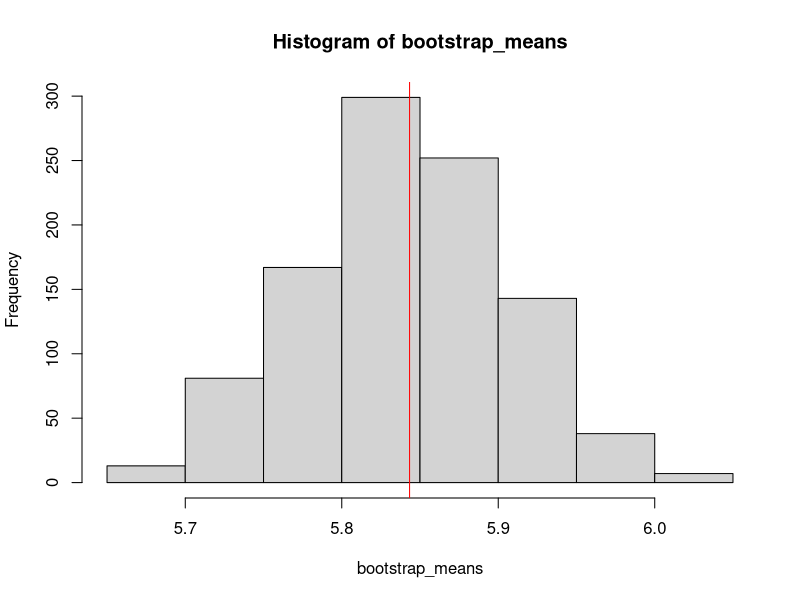
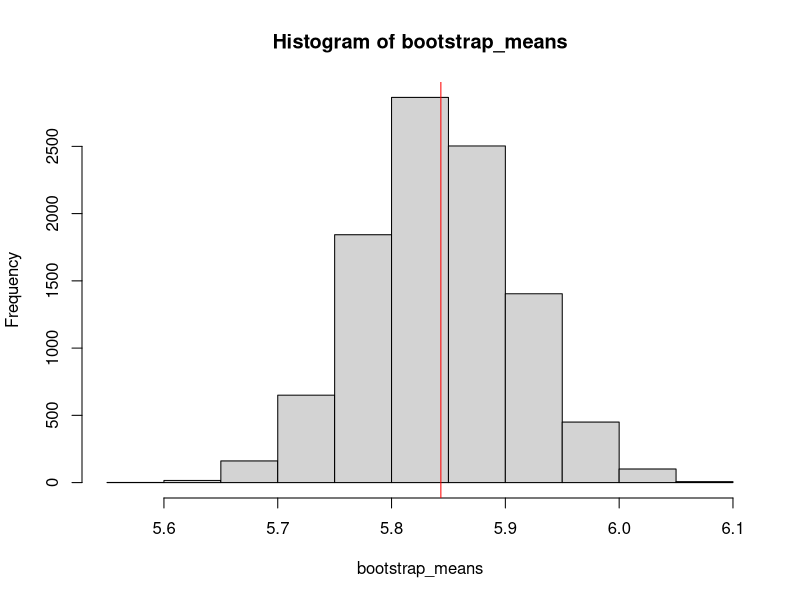
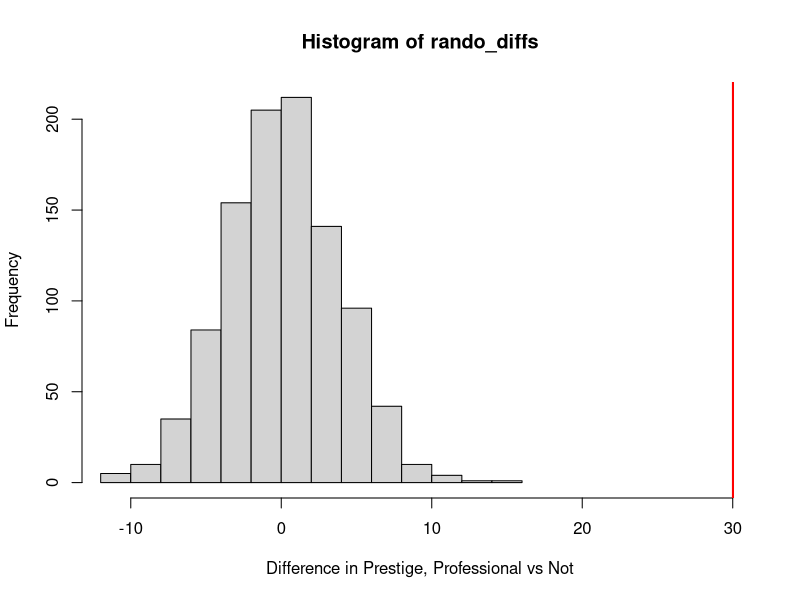

The R source for these figures, in order:
## ---- chunk 1
data(iris)
## ---- chunk 2
bootstrap_means <- rep(NA, 1000)

for(i in 1:length(bootstrap_means)){
  bootstrap_resample <- sample(x = iris$Sepal.Length, size = length(iris$Sepal.Length), replace = TRUE)
  bootstrap_means[i] <- mean(bootstrap_resample)
  
}
hist(bootstrap_means)
abline(v = mean(iris$Sepal.Length), col = 'red')
bootstrap_means
st_error <- sqrt(var(bootstrap_means)/length(iris$Sepal.Length))
mean(iris$Sepal.Length)
## ---- chunk 3
mu <- mean(iris$Sepal.Length)
mu
H_0_value <- 5.5

sd_iris <- sd(iris$Sepal.Length)
n <- length(iris$Sepal.Length)
st_error <- sd_iris/sqrt(n)

t_stat <- (mu-H_0_value)/st_error
t_stat
p_value <- 2*(1 - pnorm(t_stat))
p_value
## ---- chunk 4
H_0_value <- 5.5
bootstrap_means <- rep(NA, 10000)

for(i in 1:length(bootstrap_means)){
  bootstrap_resample <- sample(x = iris$Sepal.Length, size = length(iris$Sepal.Length), replace = TRUE)
  bootstrap_means[i] <- mean(bootstrap_resample)
  
}
hist(bootstrap_means)
abline(v = mean(iris$Sepal.Length), col = 'red')

mu <- mean(bootstrap_means)
H_0_value <- 5.5

sd_bootstrap <- sd(bootstrap_means)
n <- length(iris$Sepal.Length)
st_error_bootstrap <- sd_bootstrap/sqrt(n)


t_stat <- abs(mu-H_0_value)/st_error
p_value <- 2*(1 - pnorm(t_stat))
p_value
## ---- chunk 5
model_1 <- summary(lm(Petal.Length~Petal.Width, data = iris))
model_1
## ---- chunk 6
model_1 <- summary(lm(Petal.Length~Petal.Width, data = iris))
model_1$coefficients

beta <- model_1$coefficients["Petal.Width", "Estimate"]
std_error <- model_1$coefficients["Petal.Width", "Std. Error"]

t_stat <- beta/std_error
p_value <- 2*(1 - pnorm(t_stat))

p_value
p_value_alt <- model_1$coefficients["Petal.Width", "Pr(>|t|)"]
p_value_alt
## ---- chunk 7
H_0_value <- 0
bootstrap_coefficients <- rep(NA, 10000)

for(i in 1:length(bootstrap_coefficients)){
  bootstrap_samples <- iris[sample(1:nrow(iris), replace = TRUE), ]
  bootstrap_models <- summary(lm(Petal.Length~Petal.Width, data = iris))
  bootstrap_coefficients[i] <- bootstrap_models$coefficients["Petal.Width", "Estimate"]
  
}

bootstrap_beta <- mean(bootstrap_coefficients)

sd_bootstrap <- sd(bootstrap_coefficients)
n <- length(nrow(iris))
st_error_bootstrap <- sd_bootstrap/sqrt(n)

t_stat <- (bootstrap_beta - 0)/st_error_bootstrap
p_value <- 2*(1 - pnorm(t_stat))
p_value
## ---- chunk 8
library(car)
data(Prestige)
## ---- chunk 9
diff <- mean(Prestige$prestige[Prestige$type == "prof"], na.rm =T) - 
  mean(Prestige$prestige[Prestige$type != "prof"], na.rm = T) 
diff
## ---- chunk 10
m <- 1000
  
rando_diffs <- rep(NA, m)
  
for(i in 1:m){
  Prestige$fake_type <- sample(Prestige$type, size = nrow(Prestige), replace = T)
  rando_diffs[i] <- mean(Prestige$prestige[Prestige$fake_type == "prof"], na.rm = T) - 
    mean(Prestige$prestige[Prestige$fake_type != "prof"], na.rm = T)
}

## ---- chunk 11
hist(rando_diffs, xlab = "Difference in Prestige, Professional vs Not", xlim = range(c(rando_diffs, diff)))
abline(v = diff, col = "red", lwd = 2) 
## ---- chunk 12
mean(abs(rando_diffs) >= abs(diff))
